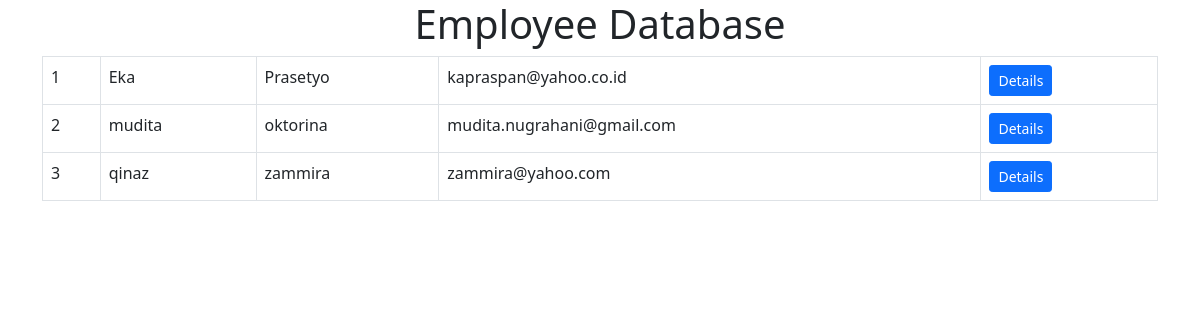
The page / on the database its author committed.
### employees/models.py (models this page shows)
class Employee(models.Model):
    GENDER_CHOICES = [
        ('M','Male'),
        ('F','Female')
    ]
    first_name = models.CharField(max_length=100)
    last_name = models.CharField(max_length= 100, blank= True)
    email_id = models.EmailField(max_length=255)
    phone_num = models.CharField(max_length=13)
    employee_gender = models.CharField(choices=GENDER_CHOICES, max_length=1)
    employee_address = models.TextField()
    employee_job = models.ManyToManyField('AvailableJobs', blank= True)
    date_of_birth = models.DateField()

### employees/views.py (the view)
# urls.py: 2. Add a URL to urlpatterns:  path('', views.home, name='home')
def home(request):
    employees = Employee.objects.all()
    return render(request, 'home.html', {'employees': employees})

### employees/templates/home.html
{% extends 'base.html' %}
{% block content %}
<header class = "container">
    <div class="row">
        <div class="col-lg-12">
            <h1 class="text-center">Employee Database</h1>
        </div>
    </div>
</header>
<section class="container">
    <div class="row">
        <div class="col-lg-12">
            <table class="table table-bordered">
    {% for employee in employees %}
        <tr>
            <td>{{ employee.id }}</td>
            <td>{{ employee.first_name }}</td>
            <td>{{ employee.last_name }}</td>
            <td>{{ employee.email_id }}</td>
            <td>
                <a class= "btn btn-primary btn-sm" href="{% url 'employee_detail' employee.id %}">Details</a>
            </td>
        </tr>
    {% endfor %}
</table>
        </div>
    </div>
</section>
{% endblock %}

### employees/templates/base.html (shortened to what this page needs)
<!doctype html>
<html lang="en">
  <head>
    <link href="https://cdn.jsdelivr.net/npm/bootstrap@5.0.0-beta1/dist/css/bootstrap.min.css" rel="stylesheet">
  </head>
  <body>
    {% block content %}
    {% endblock %}
  </body>
</html>

### rows shown on the page
Employee: id "1", first_name "Eka", last_name "Prasetyo", email_id "kapraspan@yahoo.co.id"
Employee: id "2", first_name "mudita", last_name "oktorina", email_id "mudita.nugrahani@gmail.com"
Employee: id "3", first_name "qinaz", last_name "zammira", email_id "zammira@yahoo.com"
